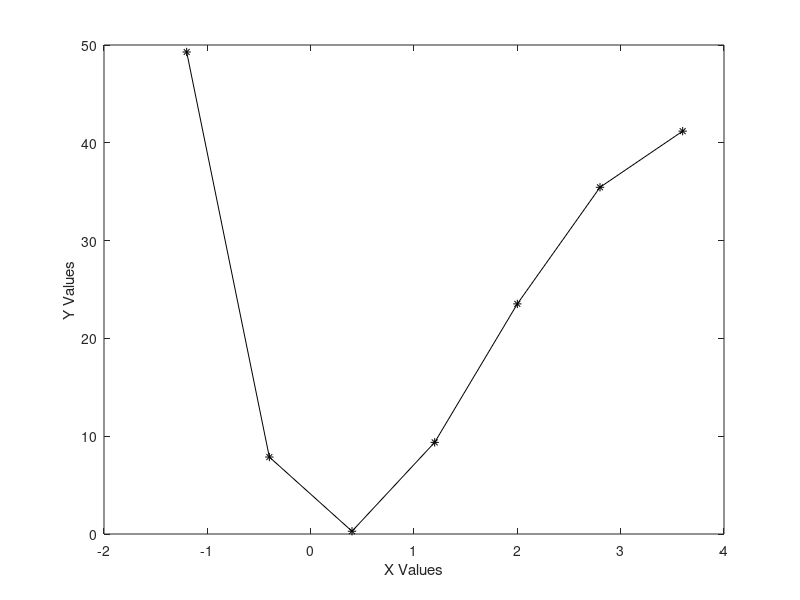

Reproduce this figure in MATLAB. (Note: this script raises an error after producing the figure.)
%A.2

alpha = 35;
beta = 23;

Left = cosd(alpha)*cosd(beta);
Right = (1/2)*(cosd(alpha-beta)+cosd(alpha+beta));

if Left == Right
   output = true;
else
    output = false;
end

output

%If output is equal to 1, then each side of the equation is equivalent. If
%output is equal to 0, then each side is not equivalent.


%A.5

RowVector = [14: -3: -10];
ColumVector = RowVector.'


%A.8

A = [2.5:1:7.5;
    42:-3.4:25; 
    15:-.4:13; 
    3:-1:-2]

va = A(2,3:1:6)

vb = A(2:1:4,5)

%A.10

x = [-1.2:0.8:3.6];
y = ((2.*x.^2 - 16.*x + 4).^2)./(x+15)

plot(x,y,"Color","k","Marker","*")
xlabel('X Values')
ylabel('Y Values')


%A.24

%TrueVolume = [];
for height = 0:.1:2.8
    
 Volume = Vfuel(height);
 %TrueVolume = [TrueVolume; {Volume}]
end

plot(Volume, height)

function [V] = Vfuel(h)
r = .60;
  if(h>=0) && (h<=r) && (h<=2)
          V = (pi*h^2)/3*(3*r-h);

  elseif (h>=0) &&(h>=r) && (h<=2)
          V = 2*pi*r^3+pi*r^2*h;
  
  elseif (h>=0) && (h>=2) && (h<=2.8)
          V =  2*pi*r^3+pi*r^2*1.8+pi*r^2*(h/3);
  else
  end

end

